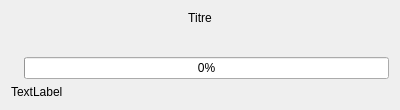
<?xml version="1.0" encoding="UTF-8"?>
<ui version="4.0">
 <class>DialogWaiting</class>
 <widget class="QDialog" name="DialogWaiting">
  <property name="geometry">
   <rect>
    <x>0</x>
    <y>0</y>
    <width>400</width>
    <height>110</height>
   </rect>
  </property>
  <property name="windowTitle">
   <string>Merci de patienter</string>
  </property>
  <property name="windowIcon">
   <iconset>
    <normaloff>:/app/process</normaloff>:/app/process</iconset>
  </property>
  <layout class="QVBoxLayout" name="verticalLayout_2">
   <item>
    <layout class="QVBoxLayout" name="verticalLayout">
     <item>
      <widget class="QLabel" name="labelTitle">
       <property name="text">
        <string>Titre</string>
       </property>
       <property name="textFormat">
        <enum>Qt::AutoText</enum>
       </property>
       <property name="alignment">
        <set>Qt::AlignCenter</set>
       </property>
      </widget>
     </item>
     <item>
      <spacer name="verticalSpacer">
       <property name="orientation">
        <enum>Qt::Vertical</enum>
       </property>
       <property name="sizeHint" stdset="0">
        <size>
         <width>20</width>
         <height>40</height>
        </size>
       </property>
      </spacer>
     </item>
     <item>
      <layout class="QHBoxLayout" name="horizontalLayout">
       <item>
        <widget class="QLabel" name="label">
         <property name="maximumSize">
          <size>
           <width>24</width>
           <height>24</height>
          </size>
         </property>
         <property name="autoFillBackground">
          <bool>false</bool>
         </property>
         <property name="text">
          <string/>
         </property>
         <property name="pixmap">
          <pixmap resource="../../qelectrotech.qrc">:/ico/48x48/user-away-extended.png</pixmap>
         </property>
         <property name="scaledContents">
          <bool>true</bool>
         </property>
         <property name="alignment">
          <set>Qt::AlignCenter</set>
         </property>
        </widget>
       </item>
       <item>
        <widget class="QProgressBar" name="progressBar">
         <property name="value">
          <number>0</number>
         </property>
        </widget>
       </item>
      </layout>
     </item>
     <item>
      <widget class="QLabel" name="label_detail">
       <property name="text">
        <string>TextLabel</string>
       </property>
      </widget>
     </item>
    </layout>
   </item>
  </layout>
 </widget>
 <resources>
  <include location="../../qelectrotech.qrc"/>
 </resources>
 <connections/>
</ui>
